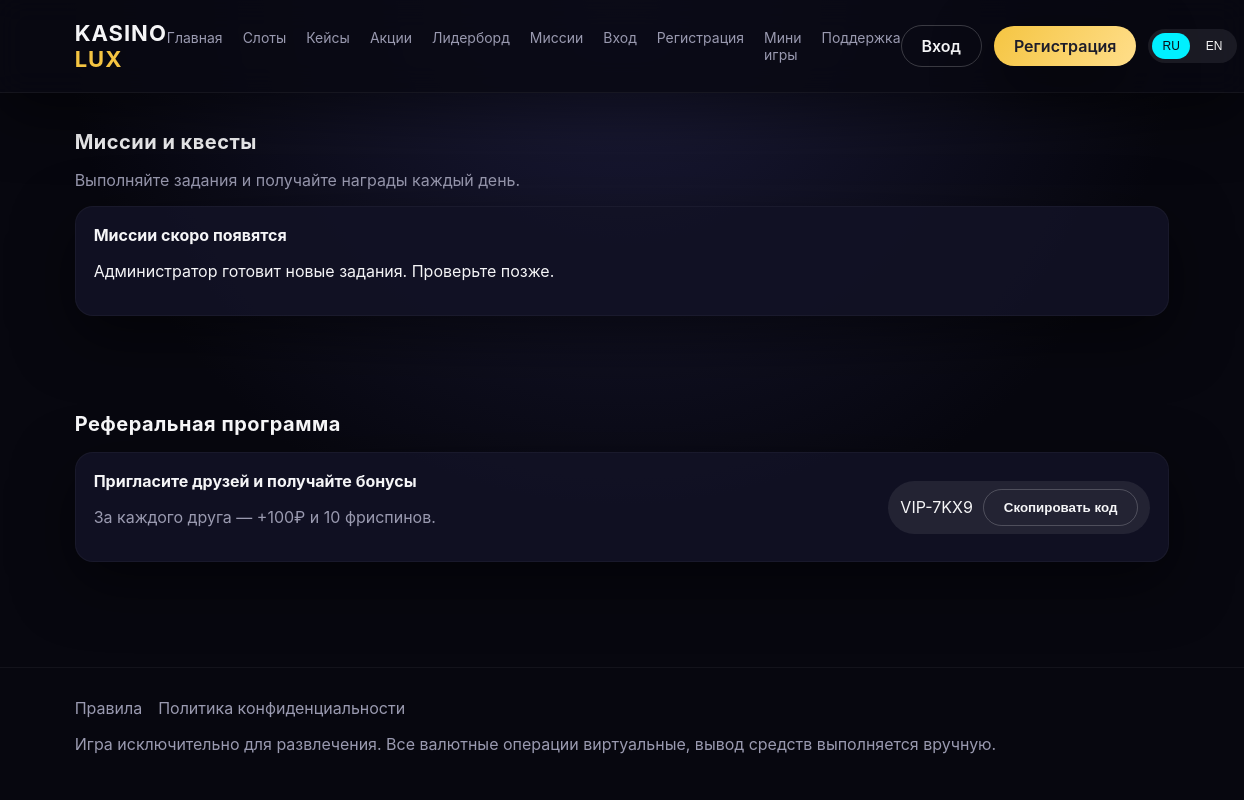
The app's page /missions.php, older data.
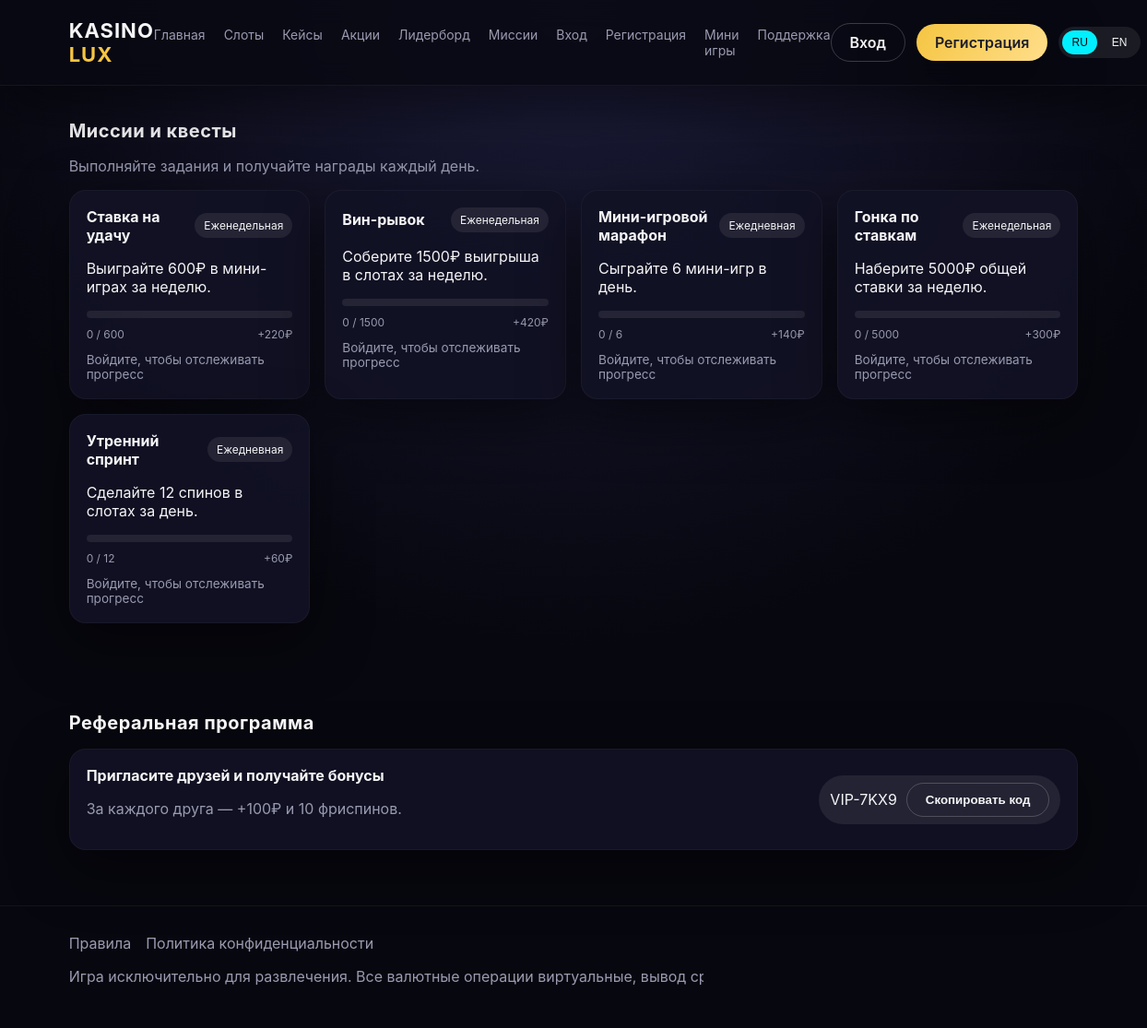
The same page, newer data.
### tables this page shows
CREATE TABLE settings (
    id INT AUTO_INCREMENT PRIMARY KEY,
    name VARCHAR(100) NOT NULL UNIQUE,
    value TEXT NOT NULL
);

CREATE TABLE missions (
    id INT AUTO_INCREMENT PRIMARY KEY,
    name VARCHAR(120) NOT NULL,
    description TEXT NOT NULL,
    type VARCHAR(40) NOT NULL,
    target_value DECIMAL(12, 2) NOT NULL DEFAULT 0,
    reward_amount DECIMAL(12, 2) NOT NULL DEFAULT 0,
    reward_type VARCHAR(20) NOT NULL DEFAULT 'balance',
    period VARCHAR(20) NOT NULL DEFAULT 'daily',
    starts_at DATETIME NULL,
    ends_at DATETIME NULL,
    is_active TINYINT(1) DEFAULT 1,
    created_at TIMESTAMP DEFAULT CURRENT_TIMESTAMP,
    updated_at TIMESTAMP DEFAULT CURRENT_TIMESTAMP ON UPDATE CURRENT_TIMESTAMP
);

### config.php (called while the page is built)
<?php
return [
    'site' => [
        'name' => 'Kasino Lux',
        'base_url' => '',
        'default_language' => 'ru',
        'support_email' => 'support@example.com',
        'demo_mode' => false,
    ],
    'mail' => [
        'enabled' => false,
        'host' => 'smtp.example.com',
        'port' => 587,
        'encryption' => 'tls',
        'username' => 'smtp_user',
        'password' => 'smtp_password',
        'from_email' => 'support@example.com',
        'from_name' => 'Kasino Lux',
    ],
    'db' => [
        'host' => 'localhost',
        'name' => 'kasino',
        'user' => 'root',
        'pass' => '',
        'charset' => 'utf8mb4',
    ],
    'security' => [
        'session_name' => 'kasino_session',
        'csrf_key' => 'change_this_secret_key',
        'rate_limit' => [
            'login' => ['window' => 300, 'max' => 10],
            'spin' => ['window' => 60, 'max' => 120],
            'withdrawal' => ['window' => 3600, 'max' => 5],
        ],
    ],
    'payments' => [
        'sbp' => [
            'merchant_id' => 'SBP_MERCHANT_ID',
            'secret' => 'SBP_SECRET',
            'min_amount' => 100,
            'max_amount' => 100000,
        ],
    ],
    'bonuses' => [
        'daily_amount' => 50,
        'welcome_amount' => 500,
        'welcome_wager' => 20,
        'cashback_percent' => 5,
    ],
    'pwa' => [
        'name' => 'Kasino Lux',
        'short_name' => 'Kasino',
        'theme_color' => '#0b0b14',
        'background_color' => '#0b0b14',
    ],
    'game' => [
        'min_bet' => 10,
        'max_bet' => 1000,
    ],
];

### missions.php (the view, shortened to what this page needs)
<?php
require __DIR__ . '/helpers.php';
$user = current_user();
$missions = active_missions();
$missionIds = array_map(fn($mission) => (int) $mission['id'], $missions);
$progressMap = $user ? mission_progress_map((int) $user['id'], $missionIds) : [];
render_header(t('missions_title'));
?>
<section class="section">
    <h2><?php echo site_setting('missions_title', t('missions_title')); ?></h2>
    <p class="muted"><?php echo site_setting('missions_subtitle', t('missions_subtitle')); ?></p>
    <div class="cards missions-grid">
        <?php if (!$missions): ?>
            <div class="card mission-card">
                <strong>Миссии скоро появятся</strong>
                <p>Администратор готовит новые задания. Проверьте позже.</p>
            </div>
        <?php endif; ?>
        <?php foreach ($missions as $mission): ?>
            <?php
            $progressRow = normalize_mission_progress($mission, $progressMap[$mission['id']] ?? null);
            $progressValue = (float) ($progressRow['progress'] ?? 0);
            $targetValue = (float) $mission['target_value'];
            $claimed = !empty($progressRow['claimed_at']);
            $periodLabel = match ($mission['period']) {
                'daily' => 'Ежедневная',
                'weekly' => 'Еженедельная',
                default => 'Постоянная',
            };
            ?>
            <div class="card mission-card">
                <div class="mission-head">
                    <strong><?php echo htmlspecialchars($mission['name'], ENT_QUOTES); ?></strong>
                    <span class="tag"><?php echo $periodLabel; ?></span>
                </div>
                <p><?php echo htmlspecialchars($mission['description'], ENT_QUOTES); ?></p>
                <div class="progress">
                </div>
                <div class="mission-meta">
                    <span><?php echo min($progressValue, $targetValue); ?> / <?php echo $targetValue; ?></span>
                    <span>+<?php echo (float) $mission['reward_amount']; ?>₽</span>
                </div>
                <div class="mission-actions">
                    <?php if (!$user): ?>
                        <span class="muted small">Войдите, чтобы отслеживать прогресс</span>
                    <?php elseif ($claimed): ?>
                        <span class="badge">Награда получена</span>
                    <?php else: ?>
                        <span class="muted small">Прогресс в работе</span>
                    <?php endif; ?>
                </div>
            </div>
        <?php endforeach; ?>
    </div>
</section>
<section class="section">
    <h2><?php echo site_setting('referral_title', t('referral_title')); ?></h2>
    <div class="card referral-card">
        <div>
            <strong><?php echo site_setting('referral_reward', t('referral_reward')); ?></strong>
            <p class="muted"><?php echo site_setting('referral_desc', t('referral_desc')); ?></p>
        </div>
        <div class="referral-code">
            <span>VIP-7KX9</span>
            <button class="btn ghost" type="button"><?php echo t('referral_copy'); ?></button>
        </div>
    </div>
</section>
<?php render_footer(); ?>

### helpers.php (shortened to what this page needs)
<?php
$config = require __DIR__ . '/config.php';
function db(): PDO
{
    static $pdo;
    if ($pdo) {
        return $pdo;
    }
    $config = require __DIR__ . '/config.php';
    $dsn = sprintf(
        'mysql:host=%s;dbname=%s;charset=%s',
        $config['db']['host'],
        $config['db']['name'],
        $config['db']['charset']
    );
    $pdo = new PDO($dsn, $config['db']['user'], $config['db']['pass'], [
        PDO::ATTR_ERRMODE => PDO::ERRMODE_EXCEPTION,
        PDO::ATTR_DEFAULT_FETCH_MODE => PDO::FETCH_ASSOC,
        PDO::ATTR_EMULATE_PREPARES => false,
    ]);
    return $pdo;
}
function current_user(): ?array
{
    if (empty($_SESSION['user_id'])) {
        return null;
    }
    $stmt = db()->prepare('SELECT * FROM users WHERE id = ?');
    $stmt->execute([$_SESSION['user_id']]);
    $user = $stmt->fetch();
    return $user;
}
function lang(): string
{
    $config = require __DIR__ . '/config.php';
    $user = current_user();
    return $config['site']['default_language'];
}
function t(string $key): string
{
    $translations = require __DIR__ . '/translations.php';
    $language = lang();
    return $translations[$language][$key];
}
function site_setting(string $name, string $default = ''): string
{
    static $cache = [];
    $stmt = db()->prepare('SELECT value FROM settings WHERE name = ?');
    $stmt->execute([$name]);
    $row = $stmt->fetch();
    $value = $row ? (string) $row['value'] : $default;
    $cache[$name] = $value;
    return $value;
}
function render_header(string $title): void
{
    $config = require __DIR__ . '/config.php';
    $language = lang();
    $authed = current_user() ? '1' : '0';
    echo "<!doctype html>\n";
    echo "<html lang=\"{$language}\">\n";
    echo "<head>\n";
    echo "<link rel=\"stylesheet\" href=\"/assets/css/style.css\">\n";
    echo "</head>\n";
    echo "<body data-auth=\"{$authed}\">\n";
    echo "<div class=\"app\">\n";
    echo "<header class=\"topbar\">\n";
    echo "<div class=\"logo\">Kasino <span>Lux</span></div>\n";
    echo "<nav class=\"nav\">\n";
    echo "<a href=\"/index.php\">" . t('nav_home') . "</a>\n";
    echo "<a href=\"/slots.php\">" . t('nav_slots') . "</a>\n";
    echo "<a href=\"/cases.php\">" . t('nav_cases') . "</a>\n";
    echo "<a href=\"/promotions.php\">" . t('nav_promotions') . "</a>\n";
    echo "<a href=\"/leaderboard.php\">" . t('nav_leaderboard') . "</a>\n";
    echo "<a href=\"/missions.php\">" . t('nav_missions') . "</a>\n";
    if (!current_user()) {
        echo "<a href=\"/login.php\">" . t('nav_login') . "</a>\n";
        echo "<a href=\"/register.php\">" . t('nav_register') . "</a>\n";
    }
    echo "<a href=\"/minigames.php\">" . t('nav_minigames') . "</a>\n";
    echo "<a href=\"/support.php\">" . t('nav_support') . "</a>\n";
    echo "</nav>\n";
    echo "<div class=\"topbar-actions\">\n";
    if (current_user()) {
        echo "<a class=\"btn\" href=\"/profile.php\">" . t('nav_profile') . "</a>\n";
        echo "<a class=\"btn ghost\" href=\"/logout.php\">" . t('nav_logout') . "</a>\n";
    } else {
        echo "<a class=\"btn ghost\" href=\"/login.php\">" . t('nav_login') . "</a>\n";
        echo "<a class=\"btn\" href=\"/register.php\">" . t('nav_register') . "</a>\n";
    }
    echo "<div class=\"lang-switch\" data-lang=\"{$language}\">\n";
    echo "<button data-lang-btn=\"ru\">RU</button>\n";
    echo "<button data-lang-btn=\"en\">EN</button>\n";
    echo "</div>\n";
    echo "</div>\n";
    echo "</header>\n";
}
function render_footer(): void
{
    echo "<footer class=\"footer\">\n";
    echo "<div class=\"footer-links\">\n";
    echo "<a href=\"/terms.php\">" . t('nav_terms') . "</a>\n";
    echo "<a href=\"/privacy.php\">" . t('nav_privacy') . "</a>\n";
    echo "</div>\n";
    echo "<p class=\"legal\">" . t('legal_notice') . "</p>\n";
    echo "</footer>\n";
    echo "</div>\n";
    echo "</body>\n";
    echo "</html>\n";
}
function mission_period_key(string $period): string
{
    return match ($period) {
        'daily' => date('Y-m-d'),
        'weekly' => date('o-W'),
        default => 'all',
    };
}
function active_missions(): array
{
    $stmt = db()->query("SELECT * FROM missions WHERE is_active = 1 AND (starts_at IS NULL OR starts_at <= NOW()) AND (ends_at IS NULL OR ends_at >= NOW()) ORDER BY id DESC");
    return $stmt->fetchAll();
}
function normalize_mission_progress(array $mission, ?array $row): array
{
    if (!$row) {
        return ['progress' => 0, 'completed_at' => null, 'claimed_at' => null, 'period_key' => mission_period_key($mission['period'])];
    }
    return $row;
}

### assets/css/style.css (style rules this page uses)
:root { --bg: #0b0b14; --panel: #121225; --panel-strong: #181834; --accent: #f5c542; --accent-soft: rgba(245, 197, 66, 0.2); --neon: #00f0ff; --neon-soft: rgba(0, 240, 255, 0.15); --text: #f5f5f7; --muted: #9a9ab0; --danger: #ff5f6d; --success: #3ef7b0; --shadow: 0 20px 60px rgba(0, 0, 0, 0.5); --glow: 0 0 30px rgba(0, 240, 255, 0.2); font-family: 'Inter', 'Segoe UI', system-ui, sans-serif; }
* { box-sizing: border-box; }
body { margin: 0; background: radial-gradient(circle at top, #1c1c3a, #07070f 55%) fixed; color: var(--text); }
a { color: inherit; text-decoration: none; }
.app { min-height: 100vh; display: flex; flex-direction: column; }
.topbar { display: flex; align-items: center; justify-content: space-between; padding: 20px 6vw; background: rgba(9, 9, 18, 0.85); backdrop-filter: blur(14px); border-bottom: 1px solid rgba(255, 255, 255, 0.05); position: sticky; top: 0; z-index: 50; box-shadow: var(--shadow); }
.logo { font-size: 22px; font-weight: 700; letter-spacing: 1px; text-transform: uppercase; }
.logo span { color: var(--accent); }
.nav { display: flex; gap: 20px; font-size: 14px; color: var(--muted); }
.topbar-actions { display: flex; align-items: center; gap: 12px; }
.btn { padding: 10px 20px; border-radius: 999px; background: linear-gradient(120deg, var(--accent), #ffde8a); color: #1d1d2a; font-weight: 600; border: none; cursor: pointer; box-shadow: var(--shadow); transition: transform 0.2s ease, box-shadow 0.2s ease; }
.btn.ghost { background: transparent; border: 1px solid rgba(255, 255, 255, 0.2); color: var(--text); box-shadow: none; }
.lang-switch { display: flex; gap: 6px; background: rgba(255, 255, 255, 0.08); padding: 4px; border-radius: 999px; }
.lang-switch button { background: transparent; border: none; color: var(--text); padding: 6px 10px; border-radius: 999px; cursor: pointer; font-size: 12px; }
.lang-switch button.active { background: var(--neon); color: #0b0b14; }
.section { padding: 20px 6vw 60px; }
.section h2 { font-size: 20px; margin-bottom: 16px; letter-spacing: 0.5px; }
.cards { display: grid; gap: 16px; grid-template-columns: repeat(auto-fit, minmax(200px, 1fr)); }
.missions-grid { grid-template-columns: repeat(auto-fit, minmax(220px, 1fr)); }
.mission-card, .promo-card, .referral-card { background: linear-gradient(145deg, rgba(18, 18, 37, 0.9), rgba(30, 30, 58, 0.9)); border: 1px solid rgba(255, 255, 255, 0.08); }
.progress { width: 100%; height: 8px; border-radius: 999px; background: rgba(255, 255, 255, 0.08); overflow: hidden; margin-top: 12px; }
.mission-meta { display: flex; justify-content: space-between; margin-top: 10px; color: var(--muted); font-size: 12px; }
.mission-head { display: flex; align-items: center; justify-content: space-between; gap: 10px; }
.mission-actions { margin-top: 12px; display: flex; align-items: center; gap: 10px; flex-wrap: wrap; }
.tag { padding: 6px 10px; border-radius: 999px; font-size: 12px; background: rgba(255, 255, 255, 0.08); color: var(--text); }
.referral-card { display: flex; align-items: center; justify-content: space-between; gap: 16px; }
.referral-code { display: flex; align-items: center; gap: 10px; padding: 8px 12px; border-radius: 999px; background: rgba(255, 255, 255, 0.08); }
.card { background: rgba(18, 18, 37, 0.9); padding: 18px; border-radius: 18px; border: 1px solid rgba(255, 255, 255, 0.04); box-shadow: var(--shadow); transition: transform 0.2s ease, border-color 0.2s ease; }
.muted { color: var(--muted); }
.muted.small { font-size: 0.85rem; }
.footer { margin-top: auto; padding: 30px 6vw; border-top: 1px solid rgba(255, 255, 255, 0.05); color: var(--muted); }
.footer-links { display: flex; gap: 16px; margin-bottom: 10px; }

Row changes from the older to the newer data that the page shows:
added missions: name "Ставка на удачу", period "Еженедельная", description "Выиграйте 600₽ в мини-играх за неделю.", min($progressValue, $targetValue) "0", target_value "600", reward_amount "220"
added missions: name "Вин-рывок", period "Еженедельная", description "Соберите 1500₽ выигрыша в слотах за неделю.", min($progressValue, $targetValue) "0", target_value "1500", reward_amount "420"
added missions: name "Мини-игровой марафон", period "Ежедневная", description "Сыграйте 6 мини-игр в день.", min($progressValue, $targetValue) "0", target_value "6", reward_amount "140"
added missions: name "Гонка по ставкам", period "Еженедельная", description "Наберите 5000₽ общей ставки за неделю.", min($progressValue, $targetValue) "0", target_value "5000", reward_amount "300"
added missions: name "Утренний спринт", period "Ежедневная", description "Сделайте 12 спинов в слотах за день.", min($progressValue, $targetValue) "0", target_value "12", reward_amount "60"
Text that changed along with them:
text no longer shown: "Миссии скоро появятся Администратор готовит новые задания. Проверьте позже."
